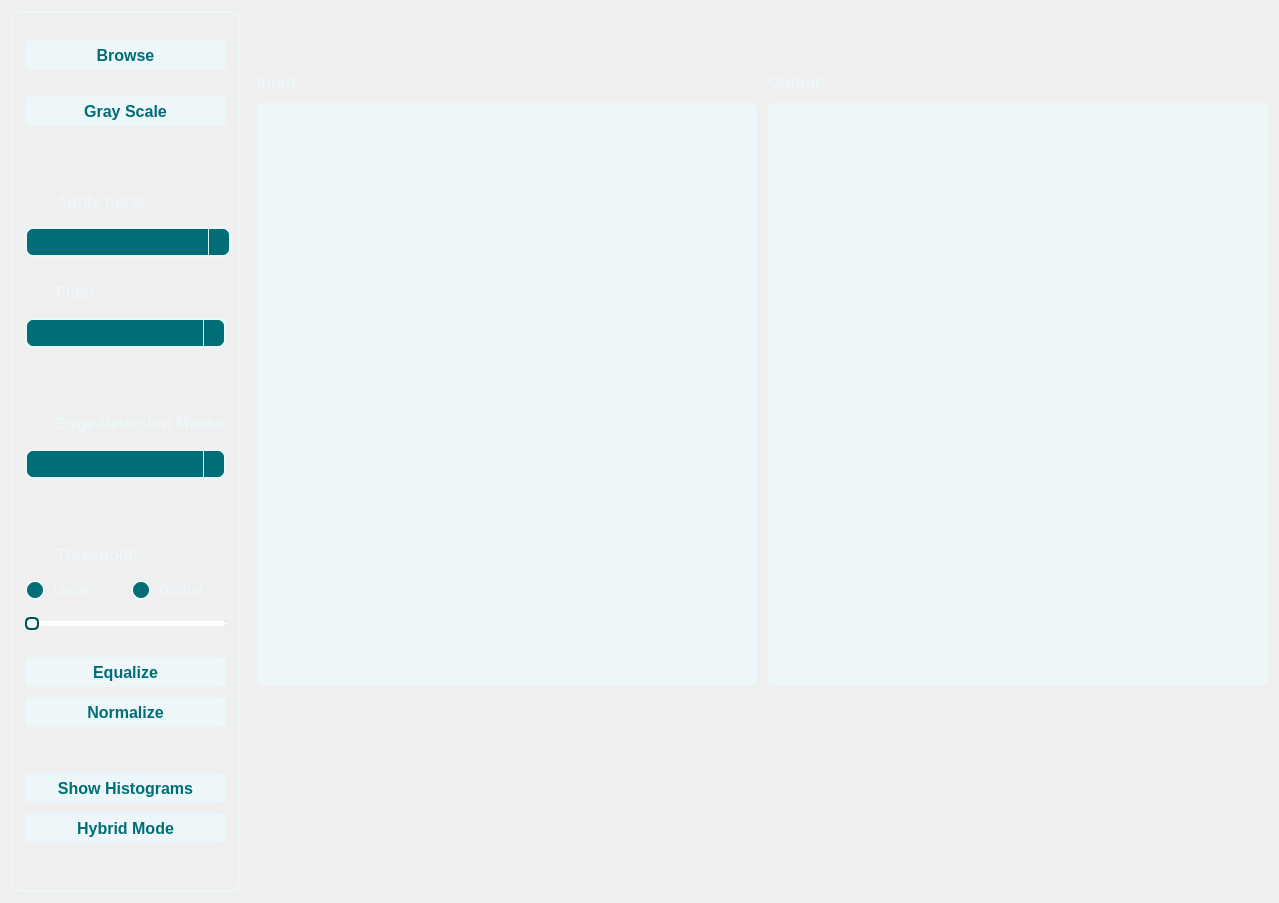
          <widget class="QWidget" name="page">
           <layout class="QVBoxLayout" name="verticalLayout_23">
            <item>
             <layout class="QHBoxLayout" name="horizontalLayout_11">
              <item>
               <widget class="QWidget" name="widget_2" native="true">
                <property name="minimumSize">
                 <size>
                  <width>100</width>
                  <height>750</height>
                 </size>
                </property>
                <property name="maximumSize">
                 <size>
                  <width>300</width>
                  <height>16777215</height>
                 </size>
                </property>
                <property name="styleSheet">
                 <string notr="true">border: 2px solid #edf6f9;
border-radius: 10px;</string>
                </property>
                <layout class="QVBoxLayout" name="verticalLayout_4">
                 <item>
                  <layout class="QVBoxLayout" name="verticalLayout_10">
                   <property name="leftMargin">
                    <number>5</number>
                   </property>
                   <property name="topMargin">
                    <number>20</number>
                   </property>
                   <property name="rightMargin">
                    <number>5</number>
                   </property>
                   <item>
                    <widget class="QPushButton" name="browse">
                     <property name="minimumSize">
                      <size>
                       <width>0</width>
                       <height>30</height>
                      </size>
                     </property>
                     <property name="styleSheet">
                      <string notr="true">background-color:#edf6f9;
border-radius: 5px;
color:#006d77;
font-size: 16px;
font-weight:500;</string>
                     </property>
                     <property name="text">
                      <string>Browse</string>
                     </property>
                     <property name="icon">
                      <iconset>
                       <normaloff>icons_setup/icons/image.png</normaloff>icons_setup/icons/image.png</iconset>
                     </property>
                     <property name="iconSize">
                      <size>
                       <width>22</width>
                       <height>22</height>
                      </size>
                     </property>
                    </widget>
                   </item>
                  </layout>
                 </item>
                 <item>
                  <layout class="QHBoxLayout" name="horizontalLayout_10">
                   <property name="leftMargin">
                    <number>5</number>
                   </property>
                   <property name="topMargin">
                    <number>20</number>
                   </property>
                   <property name="rightMargin">
                    <number>5</number>
                   </property>
                   <item>
                    <widget class="QPushButton" name="grayscale_button">
                     <property name="minimumSize">
                      <size>
                       <width>0</width>
                       <height>30</height>
                      </size>
                     </property>
                     <property name="styleSheet">
                      <string notr="true">background-color:#edf6f9;
border-radius: 5px;
color:#006d77;
font-size: 16px;
font-weight:500;</string>
                     </property>
                     <property name="text">
                      <string>Gray Scale</string>
                     </property>
                    </widget>
                   </item>
                  </layout>
                 </item>
                 <item>
                  <spacer name="verticalSpacer_7">
                   <property name="orientation">
                    <enum>Qt::Vertical</enum>
                   </property>
                   <property name="sizeHint" stdset="0">
                    <size>
                     <width>20</width>
                     <height>40</height>
                    </size>
                   </property>
                  </spacer>
                 </item>
                 <item>
                  <layout class="QHBoxLayout" name="horizontalLayout_8">
                   <property name="leftMargin">
                    <number>5</number>
                   </property>
                   <property name="topMargin">
                    <number>20</number>
                   </property>
                   <item>
                    <widget class="QLabel" name="label_8">
                     <property name="maximumSize">
                      <size>
                       <width>25</width>
                       <height>16777215</height>
                      </size>
                     </property>
                     <property name="styleSheet">
                      <string notr="true">border:none;</string>
                     </property>
                     <property name="text">
                      <string/>
                     </property>
                     <property name="pixmap">
                      <pixmap>icons_setup/icons/noise.png</pixmap>
                     </property>
                    </widget>
                   </item>
                   <item>
                    <widget class="QLabel" name="label_7">
                     <property name="styleSheet">
                      <string notr="true">
color:#edf6f9;
font-size: 16px;
font-weight:500;
border:none;</string>
                     </property>
                     <property name="text">
                      <string>Apply noise:</string>
                     </property>
                    </widget>
                   </item>
                  </layout>
                 </item>
                 <item>
                  <layout class="QVBoxLayout" name="verticalLayout_7">
                   <property name="leftMargin">
                    <number>5</number>
                   </property>
                   <property name="topMargin">
                    <number>10</number>
                   </property>
                   <item>
                    <widget class="QComboBox" name="noise_combobox">
                     <property name="maximumSize">
                      <size>
                       <width>16777215</width>
                       <height>30</height>
                      </size>
                     </property>
                     <property name="styleSheet">
                      <string notr="true">QComboBox {
    color: #edf6f9; /* Teal green text color */
    font-size: 18px;
    background-color: #006d77; /* Teal background */
    padding: 5px 15px; /* Adjusted padding for consistency */
    border: 2px solid #edf6f9; /* Teal green border */
    border-radius: 8px; /* Rounded corners */
}

/* Drop-down list styling */
QComboBox QAbstractItemView {
    background-color: #006d77; /* Light cyan background */
    color: #edf6f9; /* Teal green text for readability */
    selection-background-color: #004c4f;  /* Soft teal highlight background */
    selection-color: #ffffff; /* White text for better contrast */
    border: 1px solid #edf6f9;
    border-radius: 5px;
}

/* Drop-down button */
QComboBox::drop-down {
    width: 20px;
    border-top-right-radius: 8px;
    border-bottom-right-radius: 8px;
    border-left: 1px solid #d9f2f3; /* Softer teal for separation */
    /* background-color: #004c4f; /* Light teal background */
}

/* Drop-down arrow */
QComboBox::down-arrow {
    image: url(Deliverables/down.png); /* Ensure file path is correct */
    width: 12px;
    height: 12px;
}
</string>
                     </property>
                    </widget>
                   </item>
                  </layout>
                 </item>
                 <item>
                  <layout class="QHBoxLayout" name="horizontalLayout_5">
                   <property name="leftMargin">
                    <number>5</number>
                   </property>
                   <property name="topMargin">
                    <number>20</number>
                   </property>
                   <item>
                    <widget class="QLabel" name="label_4">
                     <property name="maximumSize">
                      <size>
                       <width>25</width>
                       <height>16777215</height>
                      </size>
                     </property>
                     <property name="styleSheet">
                      <string notr="true">border:none;</string>
                     </property>
                     <property name="text">
                      <string/>
                     </property>
                     <property name="pixmap">
                      <pixmap>icons_setup/icons/filter.png</pixmap>
                     </property>
                    </widget>
                   </item>
                   <item>
                    <widget class="QLabel" name="label_3">
                     <property name="styleSheet">
                      <string notr="true">
color:#edf6f9;
font-size: 16px;
font-weight:500;
border:none;</string>
                     </property>
                     <property name="text">
                      <string>Filter:</string>
                     </property>
                    </widget>
                   </item>
                  </layout>
                 </item>
                 <item>
                  <layout class="QVBoxLayout" name="verticalLayout_6">
                   <property name="leftMargin">
                    <number>5</number>
                   </property>
                   <property name="topMargin">
                    <number>10</number>
                   </property>
                   <property name="rightMargin">
                    <number>5</number>
                   </property>
                   <item>
                    <widget class="QComboBox" name="filter_combobox">
                     <property name="maximumSize">
                      <size>
                       <width>16777215</width>
                       <height>30</height>
                      </size>
                     </property>
                     <property name="styleSheet">
                      <string notr="true">QComboBox {
    color: #edf6f9; /* Teal green text color */
    font-size: 18px;
    background-color: #006d77; /* Teal background */
    padding: 5px 15px; /* Adjusted padding for consistency */
    border: 2px solid #edf6f9; /* Teal green border */
    border-radius: 8px; /* Rounded corners */
}

/* Drop-down list styling */
QComboBox QAbstractItemView {
    background-color: #006d77; /* Light cyan background */
    color: #edf6f9; /* Teal green text for readability */
    selection-background-color: #004c4f;  /* Soft teal highlight background */
    selection-color: #ffffff; /* White text for better contrast */
    border: 1px solid #edf6f9;
    border-radius: 5px;
}

/* Drop-down button */
QComboBox::drop-down {
    width: 20px;
    border-top-right-radius: 8px;
    border-bottom-right-radius: 8px;
    border-left: 1px solid #d9f2f3; /* Softer teal for separation */
    /* background-color: #004c4f; /* Light teal background */
}

/* Drop-down arrow */
QComboBox::down-arrow {
    image: url(Deliverables/down.png); /* Ensure file path is correct */
    width: 12px;
    height: 12px;
}
</string>
                     </property>
                    </widget>
                   </item>
                  </layout>
                 </item>
                 <item>
                  <spacer name="verticalSpacer_6">
                   <property name="orientation">
                    <enum>Qt::Vertical</enum>
                   </property>
                   <property name="sizeHint" stdset="0">
                    <size>
                     <width>20</width>
                     <height>40</height>
                    </size>
                   </property>
                  </spacer>
                 </item>
                 <item>
                  <layout class="QHBoxLayout" name="horizontalLayout_9">
                   <property name="leftMargin">
                    <number>5</number>
                   </property>
                   <property name="topMargin">
                    <number>20</number>
                   </property>
                   <item>
                    <widget class="QLabel" name="label_9">
                     <property name="minimumSize">
                      <size>
                       <width>25</width>
                       <height>0</height>
                      </size>
                     </property>
                     <property name="maximumSize">
                      <size>
                       <width>25</width>
                       <height>16777215</height>
                      </size>
                     </property>
                     <property name="styleSheet">
                      <string notr="true">border: none;</string>
                     </property>
                     <property name="text">
                      <string/>
                     </property>
                     <property name="pixmap">
                      <pixmap>icons_setup/icons/saturation.png</pixmap>
                     </property>
                    </widget>
                   </item>
                   <item>
                    <widget class="QLabel" name="label_10">
                     <property name="styleSheet">
                      <string notr="true">
color:#edf6f9;
font-size: 16px;
font-weight:500;
border:none;</string>
                     </property>
                     <property name="text">
                      <string>Edge-detection Masks:</string>
                     </property>
                    </widget>
                   </item>
                  </layout>
                 </item>
                 <item>
                  <layout class="QVBoxLayout" name="verticalLayout_8">
                   <property name="leftMargin">
                    <number>5</number>
                   </property>
                   <property name="topMargin">
                    <number>10</number>
                   </property>
                   <property name="rightMargin">
                    <number>5</number>
                   </property>
                   <item>
                    <widget class="QComboBox" name="mask_combobox">
                     <property name="maximumSize">
                      <size>
                       <width>16777215</width>
                       <height>30</height>
                      </size>
                     </property>
                     <property name="styleSheet">
                      <string notr="true">QComboBox {
    color: #edf6f9; /* Teal green text color */
    font-size: 18px;
    background-color: #006d77; /* Teal background */
    padding: 5px 15px; /* Adjusted padding for consistency */
    border: 2px solid #edf6f9; /* Teal green border */
    border-radius: 8px; /* Rounded corners */
}

/* Drop-down list styling */
QComboBox QAbstractItemView {
    background-color: #006d77; /* Light cyan background */
    color: #edf6f9; /* Teal green text for readability */
    selection-background-color: #004c4f;  /* Soft teal highlight background */
    selection-color: #ffffff; /* White text for better contrast */
    border: 1px solid #edf6f9;
    border-radius: 5px;
}

/* Drop-down button */
QComboBox::drop-down {
    width: 20px;
    border-top-right-radius: 8px;
    border-bottom-right-radius: 8px;
    border-left: 1px solid #d9f2f3; /* Softer teal for separation */
    /* background-color: #004c4f; /* Light teal background */
}

/* Drop-down arrow */
QComboBox::down-arrow {
    image: url(Deliverables/down.png); /* Ensure file path is correct */
    width: 12px;
    height: 12px;
}
</string>
                     </property>
                    </widget>
                   </item>
                  </layout>
                 </item>
                 <item>
                  <spacer name="verticalSpacer_3">
                   <property name="orientation">
                    <enum>Qt::Vertical</enum>
                   </property>
                   <property name="sizeHint" stdset="0">
                    <size>
                     <width>20</width>
                     <height>40</height>
                    </size>
                   </property>
                  </spacer>
                 </item>
                 <item>
                  <layout class="QHBoxLayout" name="horizontalLayout_3">
                   <property name="leftMargin">
                    <number>5</number>
                   </property>
                   <property name="topMargin">
                    <number>20</number>
                   </property>
                   <item>
                    <widget class="QLabel" name="label_6">
                     <property name="maximumSize">
                      <size>
                       <width>25</width>
                       <height>16777215</height>
                      </size>
                     </property>
                     <property name="styleSheet">
                      <string notr="true">border: none;</string>
                     </property>
                     <property name="text">
                      <string/>
                     </property>
                     <property name="pixmap">
                      <pixmap>icons_setup/icons/start.png</pixmap>
                     </property>
                    </widget>
                   </item>
                   <item>
                    <widget class="QLabel" name="label_5">
                     <property name="styleSheet">
                      <string notr="true">
color:#edf6f9;
font-size: 16px;
font-weight:500;
border:none;</string>
                     </property>
                     <property name="text">
                      <string>Threshold:</string>
                     </property>
                    </widget>
                   </item>
                  </layout>
                 </item>
                 <item>
                  <layout class="QHBoxLayout" name="horizontalLayout_7">
                   <property name="leftMargin">
                    <number>5</number>
                   </property>
                   <property name="topMargin">
                    <number>10</number>
                   </property>
                   <item>
                    <widget class="QRadioButton" name="local_threshold">
                     <property name="styleSheet">
                      <string notr="true">

QRadioButton {
    font: bold 14px;
    color: #edf6f9; /* Teal green text */
    spacing: 8px;
    border: transparent;
}

QRadioButton::indicator {
    width: 16px; /* Slightly larger for a more modern look */
    height: 16px;
    border-radius: 10px; /* Ensures the indicator is a circle */
}

QRadioButton::indicator::unchecked {
    border: 2px solid #edf6f9;
    background-color: #006d77;
    border-radius: 10px;
}

QRadioButton::indicator::checked {
    border: 2px solid #edf6f9;
    background-color: #edf6f9;
    border-radius: 10px;
}
</string>
                     </property>
                     <property name="text">
                      <string>Local</string>
                     </property>
                    </widget>
                   </item>
                   <item>
                    <widget class="QRadioButton" name="global_threshold">
                     <property name="styleSheet">
                      <string notr="true">QRadioButton {
    font: bold 14px;
    color: #edf6f9; /* Teal green text */
    spacing: 8px;
    border: transparent;
}

QRadioButton::indicator {
    width: 16px; /* Slightly larger for a more modern look */
    height: 16px;
    border-radius: 10px; /* Ensures the indicator is a circle */
}

QRadioButton::indicator::unchecked {
    border: 2px solid #edf6f9;
    background-color: #006d77;
    border-radius: 10px;
}

QRadioButton::indicator::checked {
    border: 2px solid #edf6f9;
    background-color: #edf6f9;
    border-radius: 10px;
}
</string>
                     </property>
                     <property name="text">
                      <string>Global</string>
                     </property>
                    </widget>
                   </item>
                  </layout>
                 </item>
                 <item>
                  <layout class="QVBoxLayout" name="verticalLayout_22">
                   <property name="leftMargin">
                    <number>5</number>
                   </property>
                   <property name="topMargin">
                    <number>10</number>
                   </property>
                   <property name="rightMargin">
                    <number>5</number>
                   </property>
                   <item>
                    <widget class="QSlider" name="threshold_slider">
                     <property name="styleSheet">
                      <string notr="true">QSlider {
    border: none;  /* Ensure no border is applied to the entire slider */
    background: transparent;  /* Avoid unwanted background effects */
}

QSlider::groove:horizontal {
    border: none;  /* Remove the border */
    background: #004c4f;  /* White track */
    height: 5px;
    border-radius: 1.5px;
}

QSlider::sub-page:horizontal {
    background: #edf6f9;  /* Light teal progress */
    border: none;  /* Remove any unintended borders */
    height: 3px;
    border-radius: 1.5px;
}

QSlider::add-page:horizontal {
    background: #ffffff;  /* Dark teal for remaining track */
    border: none;  /* Remove any unintended borders */
    height: 3px;
    border-radius: 1.5px;
}

QSlider::handle:horizontal {
    background: #edf6f9;  /* Light teal handle */
    border: 2px solid #004c4f;  /* Dark teal border */
    width: 10px;   /* Slightly larger for better visibility */
    height: 10px;  /* Adjusted for better UI */
    border-radius: 5px;  /* Keeps it rounded */
    margin: -4px 0;  /* Centering the handle */
}

QSlider::handle:horizontal:hover {
    background: #b0d0c4; /* Light teal-gray for hover effect */
}

QSlider::handle:horizontal:pressed {
    background: #8ca8a0; /* Slightly darker teal-gray for pressed effect */
}
</string>
                     </property>
                     <property name="orientation">
                      <enum>Qt::Horizontal</enum>
                     </property>
                    </widget>
                   </item>
                  </layout>
                 </item>
                 <item>
                  <layout class="QVBoxLayout" name="verticalLayout_5">
                   <property name="spacing">
                    <number>10</number>
                   </property>
                   <property name="leftMargin">
                    <number>5</number>
                   </property>
                   <property name="topMargin">
                    <number>20</number>
                   </property>
                   <property name="rightMargin">
                    <number>5</number>
                   </property>
                   <item>
                    <widget class="QPushButton" name="equalizer_button">
                     <property name="minimumSize">
                      <size>
                       <width>0</width>
                       <height>30</height>
                      </size>
                     </property>
                     <property name="styleSheet">
                      <string notr="true">background-color:#edf6f9;
border-radius: 5px;
color:#006d77;
font-size: 16px;
font-weight:500;</string>
                     </property>
                     <property name="text">
                      <string>Equalize</string>
                     </property>
                    </widget>
                   </item>
                   <item>
                    <widget class="QPushButton" name="normalizer_button">
                     <property name="minimumSize">
                      <size>
                       <width>0</width>
                       <height>30</height>
                      </size>
                     </property>
                     <property name="styleSheet">
                      <string notr="true">background-color:#edf6f9;
border-radius: 5px;
color:#006d77;
font-size: 16px;
font-weight:500;</string>
                     </property>
                     <property name="text">
                      <string>Normalize</string>
                     </property>
                    </widget>
                   </item>
                  </layout>
                 </item>
                 <item>
                  <spacer name="verticalSpacer">
                   <property name="orientation">
                    <enum>Qt::Vertical</enum>
                   </property>
                   <property name="sizeHint" stdset="0">
                    <size>
                     <width>20</width>
                     <height>40</height>
                    </size>
                   </property>
                  </spacer>
                 </item>
                 <item>
                  <layout class="QVBoxLayout" name="verticalLayout_9">
                   <property name="spacing">
                    <number>10</number>
                   </property>
                   <property name="leftMargin">
                    <number>5</number>
                   </property>
                   <property name="rightMargin">
                    <number>5</number>
                   </property>
                   <item>
                    <widget class="QPushButton" name="histograms_button">
                     <property name="minimumSize">
                      <size>
                       <width>0</width>
                       <height>30</height>
                      </size>
                     </property>
                     <property name="styleSheet">
                      <string notr="true">background-color:#edf6f9;
border-radius: 5px;
color:#006d77;
font-size: 16px;
font-weight:500;</string>
                     </property>
                     <property name="text">
                      <string>Show Histograms</string>
                     </property>
                    </widget>
                   </item>
                   <item>
                    <widget class="QPushButton" name="hybrid_button">
                     <property name="minimumSize">
                      <size>
                       <width>0</width>
                       <height>30</height>
                      </size>
                     </property>
                     <property name="styleSheet">
                      <string notr="true">background-color:#edf6f9;
border-radius: 5px;
color:#006d77;
font-size: 16px;
font-weight:500;</string>
                     </property>
                     <property name="text">
                      <string>Hybrid Mode</string>
                     </property>
                    </widget>
                   </item>
                   <item>
                    <spacer name="verticalSpacer_2">
                     <property name="orientation">
                      <enum>Qt::Vertical</enum>
                     </property>
                     <property name="sizeHint" stdset="0">
                      <size>
                       <width>20</width>
                       <height>40</height>
                      </size>
                     </property>
                    </spacer>
                   </item>
                  </layout>
                 </item>
                </layout>
               </widget>
              </item>
              <item>
               <widget class="QWidget" name="widget_25" native="true">
                <property name="maximumSize">
                 <size>
                  <width>50</width>
                  <height>16777215</height>
                 </size>
                </property>
               </widget>
              </item>
              <item>
               <layout class="QHBoxLayout" name="horizontalLayout_6">
                <item>
                 <layout class="QVBoxLayout" name="verticalLayout_12">
                  <property name="leftMargin">
                   <number>5</number>
                  </property>
                  <item>
                   <layout class="QVBoxLayout" name="verticalLayout_13">
                    <item>
                     <widget class="QWidget" name="widget_7" native="true">
                      <property name="maximumSize">
                       <size>
                        <width>16777215</width>
                        <height>50</height>
                       </size>
                      </property>
                     </widget>
                    </item>
                    <item>
                     <widget class="QLabel" name="label_11">
                      <property name="maximumSize">
                       <size>
                        <width>16777215</width>
                        <height>30</height>
                       </size>
                      </property>
                      <property name="styleSheet">
                       <string notr="true">
color:#edf6f9;
font-size: 16px;
font-weight:500;
border:none;</string>
                      </property>
                      <property name="text">
                       <string>Input:</string>
                      </property>
                     </widget>
                    </item>
                    <item>
                     <widget class="QWidget" name="widget_3" native="true">
                      <property name="minimumSize">
                       <size>
                        <width>500</width>
                        <height>500</height>
                       </size>
                      </property>
                      <property name="maximumSize">
                       <size>
                        <width>700</width>
                        <height>700</height>
                       </size>
                      </property>
                      <property name="styleSheet">
                       <string notr="true">background-color:#edf6f9;
border-radius: 5px;</string>
                      </property>
                      <layout class="QVBoxLayout" name="verticalLayout_21">
                       <item>
                        <layout class="QVBoxLayout" name="input"/>
                       </item>
                      </layout>
                     </widget>
                    </item>
                    <item>
                     <widget class="QWidget" name="widget_5" native="true">
                      <property name="maximumSize">
                       <size>
                        <width>16777215</width>
                        <height>200</height>
                       </size>
                      </property>
                     </widget>
                    </item>
                   </layout>
                  </item>
                 </layout>
                </item>
                <item>
                 <layout class="QVBoxLayout" name="verticalLayout_11">
                  <property name="leftMargin">
                   <number>5</number>
                  </property>
                  <item>
                   <layout class="QVBoxLayout" name="verticalLayout_25">
                    <item>
                     <widget class="QWidget" name="widget_8" native="true">
                      <property name="maximumSize">
                       <size>
                        <width>16777215</width>
                        <height>50</height>
                       </size>
                      </property>
                     </widget>
                    </item>
                    <item>
                     <widget class="QLabel" name="label_12">
                      <property name="maximumSize">
                       <size>
                        <width>16777215</width>
                        <height>30</height>
                       </size>
                      </property>
                      <property name="styleSheet">
                       <string notr="true">
color:#edf6f9;
font-size: 16px;
font-weight:500;
border:none;</string>
                      </property>
                      <property name="text">
                       <string>Output:</string>
                      </property>
                     </widget>
                    </item>
                    <item>
                     <widget class="QWidget" name="widget_4" native="true">
                      <property name="minimumSize">
                       <size>
                        <width>500</width>
                        <height>500</height>
                       </size>
                      </property>
                      <property name="maximumSize">
                       <size>
                        <width>700</width>
                        <height>700</height>
                       </size>
                      </property>
                      <property name="styleSheet">
                       <string notr="true">background-color:#edf6f9;
border-radius: 5px;</string>
                      </property>
                      <layout class="QVBoxLayout" name="verticalLayout_28">
                       <item>
                        <layout class="QVBoxLayout" name="output"/>
                       </item>
                      </layout>
                     </widget>
                    </item>
                    <item>
                     <widget class="QWidget" name="widget_6" native="true">
                      <property name="maximumSize">
                       <size>
                        <width>16777215</width>
                        <height>200</height>
                       </size>
                      </property>
                     </widget>
                    </item>
                   </layout>
                  </item>
                 </layout>
                </item>
               </layout>
              </item>
             </layout>
            </item>
           </layout>
          </widget>
